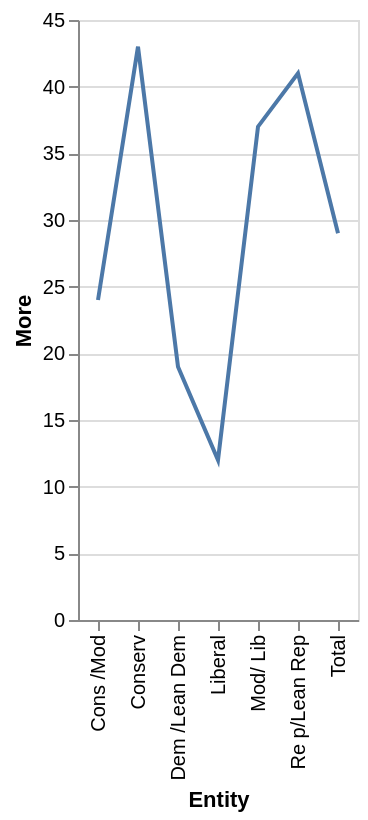

This figure's Vega-Lite source:
### Vega-Lite specification from a JSON file in a GitHub repository (floating-point values rounded to 4 significant figures)
{"$schema": "https://vega.github.io/schema/vega-lite/v5.json", "description": "Line chart auto-generated from CSV", "data": {"values": [{"Entity": "Liberal", "More": "12", "About the same": "31", "Less": "56"}, {"Entity": "Cons /Mod", "More": "24", "About the same": "39", "Less": "36"}, {"Entity": "Dem /Lean Dem", "More": "19", "About the same": "35", "Less": "45"}, {"Entity": "Mod/ Lib", "More": "37", "About the same": "47", "Less": "15"}, {"Entity": "Conserv", "More": "43", "About the same": "48", "Less": "8"}, {"Entity": "Re p/Lean Rep", "More": "41", "About the same": "48", "Less": "11"}, {"Entity": "Total", "More": "29", "About the same": "41", "Less": "29"}]}, "mark": "line", "encoding": {"x": {"field": "Entity", "type": "ordinal"}, "y": {"field": "More", "type": "quantitative"}}}
